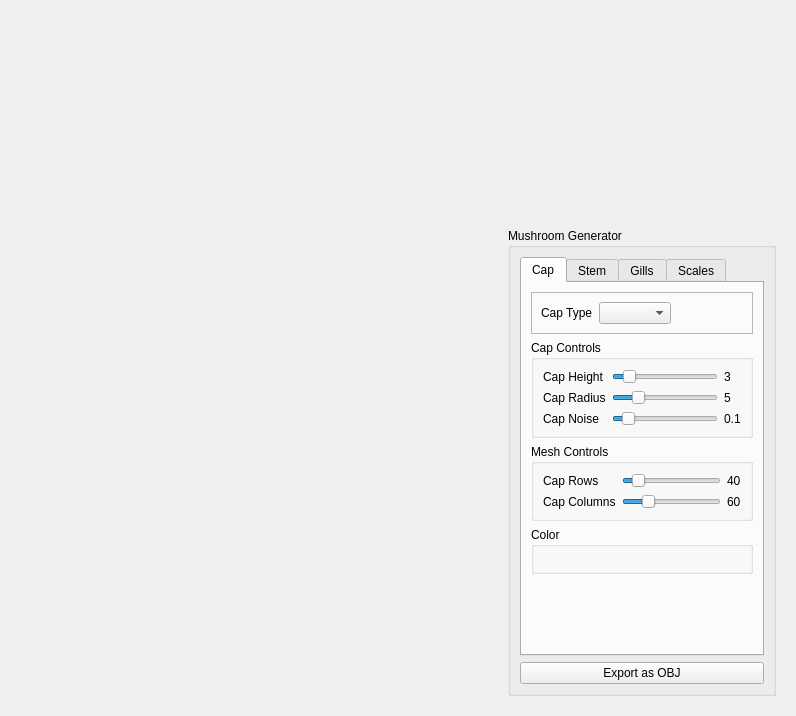
<?xml version="1.0" encoding="UTF-8"?>
<ui version="4.0">
 <class>Form</class>
 <widget class="QWidget" name="Form">
  <property name="geometry">
   <rect>
    <x>0</x>
    <y>0</y>
    <width>796</width>
    <height>716</height>
   </rect>
  </property>
  <property name="windowTitle">
   <string>Form</string>
  </property>
  <layout class="QGridLayout" name="gridLayout_3" columnstretch="1,0">
   <item row="0" column="1">
    <widget class="QFrame" name="frame_4">
     <property name="frameShape">
      <enum>QFrame::Shape::NoFrame</enum>
     </property>
     <property name="frameShadow">
      <enum>QFrame::Shadow::Raised</enum>
     </property>
     <layout class="QVBoxLayout" name="verticalLayout_8">
      <item>
       <spacer name="verticalSpacer_2">
        <property name="orientation">
         <enum>Qt::Orientation::Vertical</enum>
        </property>
        <property name="sizeHint" stdset="0">
         <size>
          <width>20</width>
          <height>40</height>
         </size>
        </property>
       </spacer>
      </item>
      <item>
       <widget class="QGroupBox" name="mushroom_controls">
        <property name="title">
         <string>Mushroom Generator</string>
        </property>
        <layout class="QVBoxLayout" name="verticalLayout">
         <item>
          <widget class="QTabWidget" name="Tab_Menu">
           <property name="currentIndex">
            <number>0</number>
           </property>
           <widget class="QWidget" name="Cap">
            <attribute name="title">
             <string>Cap</string>
            </attribute>
            <layout class="QVBoxLayout" name="verticalLayout_4">
             <item>
              <widget class="QFrame" name="frame">
               <property name="frameShape">
                <enum>QFrame::Shape::StyledPanel</enum>
               </property>
               <property name="frameShadow">
                <enum>QFrame::Shadow::Raised</enum>
               </property>
               <layout class="QHBoxLayout" name="horizontalLayout" stretch="0,0,1">
                <item>
                 <widget class="QLabel" name="cap_curve_type_label">
                  <property name="text">
                   <string>Cap Type</string>
                  </property>
                 </widget>
                </item>
                <item>
                 <widget class="QComboBox" name="cap_curve_type"/>
                </item>
                <item>
                 <spacer name="horizontalSpacer_2">
                  <property name="orientation">
                   <enum>Qt::Orientation::Horizontal</enum>
                  </property>
                  <property name="sizeHint" stdset="0">
                   <size>
                    <width>40</width>
                    <height>20</height>
                   </size>
                  </property>
                 </spacer>
                </item>
               </layout>
              </widget>
             </item>
             <item>
              <widget class="QGroupBox" name="groupBox_3">
               <property name="title">
                <string>Cap Controls</string>
               </property>
               <layout class="QGridLayout" name="gridLayout_7">
                <item row="2" column="2">
                 <widget class="QLabel" name="cap_noise_num">
                  <property name="text">
                   <string>0.1</string>
                  </property>
                 </widget>
                </item>
                <item row="0" column="1">
                 <widget class="QSlider" name="cap_height">
                  <property name="minimum">
                   <number>1</number>
                  </property>
                  <property name="maximum">
                   <number>20</number>
                  </property>
                  <property name="pageStep">
                   <number>1</number>
                  </property>
                  <property name="value">
                   <number>3</number>
                  </property>
                  <property name="orientation">
                   <enum>Qt::Orientation::Horizontal</enum>
                  </property>
                  <property name="tickPosition">
                   <enum>QSlider::TickPosition::NoTicks</enum>
                  </property>
                 </widget>
                </item>
                <item row="2" column="1">
                 <widget class="QSlider" name="cap_noise">
                  <property name="maximum">
                   <number>10</number>
                  </property>
                  <property name="pageStep">
                   <number>1</number>
                  </property>
                  <property name="value">
                   <number>1</number>
                  </property>
                  <property name="orientation">
                   <enum>Qt::Orientation::Horizontal</enum>
                  </property>
                 </widget>
                </item>
                <item row="1" column="2">
                 <widget class="QLabel" name="cap_radius_num">
                  <property name="text">
                   <string>5</string>
                  </property>
                 </widget>
                </item>
                <item row="1" column="1">
                 <widget class="QSlider" name="cap_radius">
                  <property name="minimum">
                   <number>1</number>
                  </property>
                  <property name="maximum">
                   <number>20</number>
                  </property>
                  <property name="pageStep">
                   <number>1</number>
                  </property>
                  <property name="value">
                   <number>5</number>
                  </property>
                  <property name="orientation">
                   <enum>Qt::Orientation::Horizontal</enum>
                  </property>
                 </widget>
                </item>
                <item row="1" column="0">
                 <widget class="QLabel" name="cap_radius_label">
                  <property name="text">
                   <string>Cap Radius</string>
                  </property>
                 </widget>
                </item>
                <item row="0" column="2">
                 <widget class="QLabel" name="cap_height_num">
                  <property name="text">
                   <string>3</string>
                  </property>
                 </widget>
                </item>
                <item row="0" column="0">
                 <widget class="QLabel" name="cap_height_label">
                  <property name="text">
                   <string>Cap Height</string>
                  </property>
                 </widget>
                </item>
                <item row="2" column="0">
                 <widget class="QLabel" name="cap_noise_label">
                  <property name="text">
                   <string>Cap Noise</string>
                  </property>
                 </widget>
                </item>
               </layout>
              </widget>
             </item>
             <item>
              <widget class="QGroupBox" name="groupBox">
               <property name="title">
                <string>Mesh Controls</string>
               </property>
               <layout class="QGridLayout" name="gridLayout_5">
                <item row="0" column="0">
                 <widget class="QLabel" name="cap_rows_label">
                  <property name="text">
                   <string>Cap Rows</string>
                  </property>
                 </widget>
                </item>
                <item row="0" column="1">
                 <widget class="QSlider" name="cap_rows">
                  <property name="minimum">
                   <number>20</number>
                  </property>
                  <property name="maximum">
                   <number>200</number>
                  </property>
                  <property name="value">
                   <number>40</number>
                  </property>
                  <property name="sliderPosition">
                   <number>40</number>
                  </property>
                  <property name="orientation">
                   <enum>Qt::Orientation::Horizontal</enum>
                  </property>
                 </widget>
                </item>
                <item row="0" column="2">
                 <widget class="QLabel" name="cap_rows_num">
                  <property name="text">
                   <string>40</string>
                  </property>
                 </widget>
                </item>
                <item row="1" column="0">
                 <widget class="QLabel" name="cap_columns_label">
                  <property name="text">
                   <string>Cap Columns</string>
                  </property>
                 </widget>
                </item>
                <item row="1" column="1">
                 <widget class="QSlider" name="cap_columns">
                  <property name="minimum">
                   <number>20</number>
                  </property>
                  <property name="maximum">
                   <number>200</number>
                  </property>
                  <property name="pageStep">
                   <number>10</number>
                  </property>
                  <property name="value">
                   <number>60</number>
                  </property>
                  <property name="orientation">
                   <enum>Qt::Orientation::Horizontal</enum>
                  </property>
                 </widget>
                </item>
                <item row="1" column="2">
                 <widget class="QLabel" name="cap_columns_num">
                  <property name="text">
                   <string>60</string>
                  </property>
                 </widget>
                </item>
               </layout>
              </widget>
             </item>
             <item>
              <widget class="QGroupBox" name="groupBox_2">
               <property name="title">
                <string>Color</string>
               </property>
               <layout class="QGridLayout" name="gridLayout_6">
                <item row="1" column="0">
                 <widget class="RGBColourWidget" name="cap_inner_color" native="true"/>
                </item>
                <item row="0" column="0">
                 <widget class="RGBColourWidget" name="cap_outer_color" native="true"/>
                </item>
               </layout>
              </widget>
             </item>
             <item>
              <spacer name="verticalSpacer">
               <property name="orientation">
                <enum>Qt::Orientation::Vertical</enum>
               </property>
               <property name="sizeHint" stdset="0">
                <size>
                 <width>20</width>
                 <height>40</height>
                </size>
               </property>
              </spacer>
             </item>
            </layout>
           </widget>
           <widget class="QWidget" name="Stem">
            <attribute name="title">
             <string>Stem</string>
            </attribute>
            <layout class="QVBoxLayout" name="verticalLayout_2">
             <item>
              <widget class="QFrame" name="frame_5">
               <property name="frameShape">
                <enum>QFrame::Shape::StyledPanel</enum>
               </property>
               <property name="frameShadow">
                <enum>QFrame::Shadow::Raised</enum>
               </property>
               <layout class="QHBoxLayout" name="horizontalLayout_3" stretch="0,0,1">
                <item>
                 <widget class="QLabel" name="stem_curve_type_label">
                  <property name="text">
                   <string>Stem Type</string>
                  </property>
                 </widget>
                </item>
                <item>
                 <widget class="QComboBox" name="stem_curve_type"/>
                </item>
                <item>
                 <spacer name="horizontalSpacer_4">
                  <property name="orientation">
                   <enum>Qt::Orientation::Horizontal</enum>
                  </property>
                  <property name="sizeHint" stdset="0">
                   <size>
                    <width>40</width>
                    <height>20</height>
                   </size>
                  </property>
                 </spacer>
                </item>
               </layout>
              </widget>
             </item>
             <item>
              <widget class="QGroupBox" name="stem_controls">
               <property name="title">
                <string>Stem Controls</string>
               </property>
               <layout class="QGridLayout" name="gridLayout_4">
                <item row="1" column="1">
                 <widget class="QSlider" name="stem_radius">
                  <property name="minimum">
                   <number>1</number>
                  </property>
                  <property name="maximum">
                   <number>20</number>
                  </property>
                  <property name="value">
                   <number>8</number>
                  </property>
                  <property name="orientation">
                   <enum>Qt::Orientation::Horizontal</enum>
                  </property>
                 </widget>
                </item>
                <item row="1" column="0">
                 <widget class="QLabel" name="stem_radius_label">
                  <property name="text">
                   <string>Stem Radius</string>
                  </property>
                 </widget>
                </item>
                <item row="0" column="2">
                 <widget class="QLabel" name="stem_height_num">
                  <property name="text">
                   <string>8</string>
                  </property>
                 </widget>
                </item>
                <item row="1" column="2">
                 <widget class="QLabel" name="stem_radius_num">
                  <property name="text">
                   <string>0.8</string>
                  </property>
                 </widget>
                </item>
                <item row="0" column="0">
                 <widget class="QLabel" name="stem_height_label">
                  <property name="text">
                   <string>Stem Height</string>
                  </property>
                 </widget>
                </item>
                <item row="0" column="1">
                 <widget class="QSlider" name="stem_height">
                  <property name="minimum">
                   <number>1</number>
                  </property>
                  <property name="maximum">
                   <number>20</number>
                  </property>
                  <property name="pageStep">
                   <number>1</number>
                  </property>
                  <property name="value">
                   <number>8</number>
                  </property>
                  <property name="orientation">
                   <enum>Qt::Orientation::Horizontal</enum>
                  </property>
                 </widget>
                </item>
                <item row="2" column="0">
                 <widget class="QLabel" name="stem_noise_label">
                  <property name="text">
                   <string>Stem Noise</string>
                  </property>
                 </widget>
                </item>
                <item row="2" column="1">
                 <widget class="QSlider" name="stem_noise">
                  <property name="minimum">
                   <number>0</number>
                  </property>
                  <property name="maximum">
                   <number>20</number>
                  </property>
                  <property name="value">
                   <number>1</number>
                  </property>
                  <property name="orientation">
                   <enum>Qt::Orientation::Horizontal</enum>
                  </property>
                 </widget>
                </item>
                <item row="2" column="2">
                 <widget class="QLabel" name="stem_noise_num">
                  <property name="text">
                   <string>0.1</string>
                  </property>
                 </widget>
                </item>
               </layout>
              </widget>
             </item>
             <item>
              <widget class="QGroupBox" name="groupBox_7">
               <property name="title">
                <string>Mesh Controls</string>
               </property>
               <layout class="QGridLayout" name="gridLayout_12">
                <item row="0" column="0">
                 <widget class="QLabel" name="stem_rows_label">
                  <property name="text">
                   <string>Stem Rows</string>
                  </property>
                 </widget>
                </item>
                <item row="0" column="1">
                 <widget class="QSlider" name="stem_rows">
                  <property name="minimum">
                   <number>20</number>
                  </property>
                  <property name="maximum">
                   <number>200</number>
                  </property>
                  <property name="value">
                   <number>60</number>
                  </property>
                  <property name="orientation">
                   <enum>Qt::Orientation::Horizontal</enum>
                  </property>
                 </widget>
                </item>
                <item row="0" column="2">
                 <widget class="QLabel" name="stem_rows_num">
                  <property name="text">
                   <string>60</string>
                  </property>
                 </widget>
                </item>
                <item row="1" column="0">
                 <widget class="QLabel" name="stem_columns_label">
                  <property name="text">
                   <string>Stem Columns</string>
                  </property>
                 </widget>
                </item>
                <item row="1" column="1">
                 <widget class="QSlider" name="stem_columns">
                  <property name="minimum">
                   <number>20</number>
                  </property>
                  <property name="maximum">
                   <number>200</number>
                  </property>
                  <property name="pageStep">
                   <number>10</number>
                  </property>
                  <property name="value">
                   <number>40</number>
                  </property>
                  <property name="orientation">
                   <enum>Qt::Orientation::Horizontal</enum>
                  </property>
                 </widget>
                </item>
                <item row="1" column="2">
                 <widget class="QLabel" name="stem_columns_num">
                  <property name="text">
                   <string>40</string>
                  </property>
                 </widget>
                </item>
               </layout>
              </widget>
             </item>
             <item>
              <widget class="QGroupBox" name="groupBox_8">
               <property name="title">
                <string>Color</string>
               </property>
               <layout class="QGridLayout" name="gridLayout_13">
                <item row="0" column="0">
                 <widget class="RGBColourWidget" name="stem_color" native="true"/>
                </item>
               </layout>
              </widget>
             </item>
             <item>
              <spacer name="verticalSpacer_4">
               <property name="orientation">
                <enum>Qt::Orientation::Vertical</enum>
               </property>
               <property name="sizeHint" stdset="0">
                <size>
                 <width>20</width>
                 <height>40</height>
                </size>
               </property>
              </spacer>
             </item>
            </layout>
           </widget>
           <widget class="QWidget" name="Gills">
            <attribute name="title">
             <string>Gills</string>
            </attribute>
            <layout class="QVBoxLayout" name="verticalLayout_6">
             <item>
              <widget class="QGroupBox" name="gills_controls">
               <property name="title">
                <string>Gills Controls</string>
               </property>
               <layout class="QGridLayout" name="gridLayout">
                <item row="0" column="2">
                 <widget class="QLabel" name="gills_amount_num">
                  <property name="text">
                   <string>500</string>
                  </property>
                 </widget>
                </item>
                <item row="0" column="0">
                 <widget class="QLabel" name="gills_amount_label">
                  <property name="text">
                   <string>Gills Amount</string>
                  </property>
                 </widget>
                </item>
                <item row="0" column="1">
                 <widget class="QSlider" name="gills_amount">
                  <property name="minimum">
                   <number>1</number>
                  </property>
                  <property name="maximum">
                   <number>2500</number>
                  </property>
                  <property name="value">
                   <number>500</number>
                  </property>
                  <property name="orientation">
                   <enum>Qt::Orientation::Horizontal</enum>
                  </property>
                  <property name="tickPosition">
                   <enum>QSlider::TickPosition::NoTicks</enum>
                  </property>
                  <property name="tickInterval">
                   <number>100</number>
                  </property>
                 </widget>
                </item>
                <item row="1" column="0">
                 <widget class="QLabel" name="gills_width_label">
                  <property name="text">
                   <string>Gills Width</string>
                  </property>
                 </widget>
                </item>
                <item row="1" column="1">
                 <widget class="QSlider" name="gills_width">
                  <property name="minimum">
                   <number>1</number>
                  </property>
                  <property name="maximum">
                   <number>50</number>
                  </property>
                  <property name="value">
                   <number>5</number>
                  </property>
                  <property name="orientation">
                   <enum>Qt::Orientation::Horizontal</enum>
                  </property>
                  <property name="tickPosition">
                   <enum>QSlider::TickPosition::NoTicks</enum>
                  </property>
                  <property name="tickInterval">
                   <number>100</number>
                  </property>
                 </widget>
                </item>
                <item row="1" column="2">
                 <widget class="QLabel" name="gills_width_num">
                  <property name="text">
                   <string>0.5</string>
                  </property>
                 </widget>
                </item>
               </layout>
              </widget>
             </item>
             <item>
              <widget class="QGroupBox" name="groupBox_9">
               <property name="title">
                <string>Noise Controls</string>
               </property>
               <layout class="QGridLayout" name="gridLayout_14">
                <item row="0" column="0">
                 <widget class="QLabel" name="gills_noise_label">
                  <property name="text">
                   <string>Gills Noise</string>
                  </property>
                 </widget>
                </item>
                <item row="0" column="1">
                 <widget class="QSlider" name="gills_noise">
                  <property name="minimum">
                   <number>0</number>
                  </property>
                  <property name="maximum">
                   <number>20</number>
                  </property>
                  <property name="value">
                   <number>5</number>
                  </property>
                  <property name="orientation">
                   <enum>Qt::Orientation::Horizontal</enum>
                  </property>
                 </widget>
                </item>
                <item row="0" column="2">
                 <widget class="QLabel" name="gills_noise_num">
                  <property name="text">
                   <string>0.5</string>
                  </property>
                 </widget>
                </item>
                <item row="1" column="0">
                 <widget class="QLabel" name="gills_seed_label">
                  <property name="text">
                   <string>Seed</string>
                  </property>
                 </widget>
                </item>
                <item row="1" column="1">
                 <widget class="QSlider" name="gills_seed">
                  <property name="minimum">
                   <number>0</number>
                  </property>
                  <property name="maximum">
                   <number>100</number>
                  </property>
                  <property name="pageStep">
                   <number>10</number>
                  </property>
                  <property name="value">
                   <number>12</number>
                  </property>
                  <property name="orientation">
                   <enum>Qt::Orientation::Horizontal</enum>
                  </property>
                 </widget>
                </item>
                <item row="1" column="2">
                 <widget class="QLabel" name="gills_seed_num">
                  <property name="text">
                   <string>12</string>
                  </property>
                 </widget>
                </item>
               </layout>
              </widget>
             </item>
             <item>
              <widget class="QGroupBox" name="groupBox_10">
               <property name="title">
                <string>Color</string>
               </property>
               <layout class="QGridLayout" name="gridLayout_15">
                <item row="0" column="0">
                 <widget class="RGBColourWidget" name="gills_color" native="true"/>
                </item>
               </layout>
              </widget>
             </item>
             <item>
              <spacer name="verticalSpacer_3">
               <property name="orientation">
                <enum>Qt::Orientation::Vertical</enum>
               </property>
               <property name="sizeHint" stdset="0">
                <size>
                 <width>20</width>
                 <height>40</height>
                </size>
               </property>
              </spacer>
             </item>
            </layout>
           </widget>
           <widget class="QWidget" name="Scales">
            <attribute name="title">
             <string>Scales</string>
            </attribute>
            <layout class="QVBoxLayout" name="verticalLayout_7">
             <item>
              <widget class="QGroupBox" name="gills_controls_3">
               <property name="title">
                <string>Scales Controls</string>
               </property>
               <layout class="QGridLayout" name="gridLayout_16">
                <item row="2" column="2">
                 <widget class="QLabel" name="scales_radius_jitter_num">
                  <property name="text">
                   <string>0.5</string>
                  </property>
                 </widget>
                </item>
                <item row="1" column="2">
                 <widget class="QLabel" name="scales_radius_num">
                  <property name="text">
                   <string>0.2</string>
                  </property>
                 </widget>
                </item>
                <item row="0" column="0">
                 <widget class="QLabel" name="scales_amount_label">
                  <property name="text">
                   <string>Scales Amount</string>
                  </property>
                 </widget>
                </item>
                <item row="0" column="2">
                 <widget class="QLabel" name="scales_amount_num">
                  <property name="text">
                   <string>240</string>
                  </property>
                 </widget>
                </item>
                <item row="0" column="1">
                 <widget class="QSlider" name="scales_amount">
                  <property name="minimum">
                   <number>0</number>
                  </property>
                  <property name="maximum">
                   <number>5000</number>
                  </property>
                  <property name="value">
                   <number>240</number>
                  </property>
                  <property name="orientation">
                   <enum>Qt::Orientation::Horizontal</enum>
                  </property>
                  <property name="tickPosition">
                   <enum>QSlider::TickPosition::NoTicks</enum>
                  </property>
                  <property name="tickInterval">
                   <number>100</number>
                  </property>
                 </widget>
                </item>
                <item row="1" column="1">
                 <widget class="QSlider" name="scales_radius">
                  <property name="minimum">
                   <number>1</number>
                  </property>
                  <property name="maximum">
                   <number>20</number>
                  </property>
                  <property name="value">
                   <number>5</number>
                  </property>
                  <property name="orientation">
                   <enum>Qt::Orientation::Horizontal</enum>
                  </property>
                  <property name="tickPosition">
                   <enum>QSlider::TickPosition::NoTicks</enum>
                  </property>
                  <property name="tickInterval">
                   <number>100</number>
                  </property>
                 </widget>
                </item>
                <item row="2" column="1">
                 <widget class="QSlider" name="scales_radius_jitter">
                  <property name="minimum">
                   <number>1</number>
                  </property>
                  <property name="maximum">
                   <number>20</number>
                  </property>
                  <property name="value">
                   <number>5</number>
                  </property>
                  <property name="orientation">
                   <enum>Qt::Orientation::Horizontal</enum>
                  </property>
                  <property name="tickPosition">
                   <enum>QSlider::TickPosition::NoTicks</enum>
                  </property>
                  <property name="tickInterval">
                   <number>100</number>
                  </property>
                 </widget>
                </item>
                <item row="1" column="0">
                 <widget class="QLabel" name="scales_radius_label">
                  <property name="text">
                   <string>Scales Radius</string>
                  </property>
                 </widget>
                </item>
                <item row="2" column="0">
                 <widget class="QLabel" name="scales_radius_jitter_label">
                  <property name="text">
                   <string>Radius Jitter</string>
                  </property>
                 </widget>
                </item>
               </layout>
              </widget>
             </item>
             <item>
              <widget class="QGroupBox" name="groupBox_11">
               <property name="title">
                <string>Noise Controls</string>
               </property>
               <layout class="QGridLayout" name="gridLayout_17">
                <item row="0" column="0">
                 <widget class="QLabel" name="scales_noise_label">
                  <property name="text">
                   <string>Scales Noise</string>
                  </property>
                 </widget>
                </item>
                <item row="0" column="1">
                 <widget class="QSlider" name="scales_noise">
                  <property name="minimum">
                   <number>1</number>
                  </property>
                  <property name="maximum">
                   <number>50</number>
                  </property>
                  <property name="value">
                   <number>20</number>
                  </property>
                  <property name="orientation">
                   <enum>Qt::Orientation::Horizontal</enum>
                  </property>
                 </widget>
                </item>
                <item row="0" column="2">
                 <widget class="QLabel" name="scales_noise_num">
                  <property name="text">
                   <string>20</string>
                  </property>
                 </widget>
                </item>
                <item row="1" column="0">
                 <widget class="QLabel" name="scales_seed_label">
                  <property name="text">
                   <string>Seed</string>
                  </property>
                 </widget>
                </item>
                <item row="1" column="1">
                 <widget class="QSlider" name="scales_seed">
                  <property name="minimum">
                   <number>0</number>
                  </property>
                  <property name="maximum">
                   <number>100</number>
                  </property>
                  <property name="pageStep">
                   <number>10</number>
                  </property>
                  <property name="value">
                   <number>35</number>
                  </property>
                  <property name="orientation">
                   <enum>Qt::Orientation::Horizontal</enum>
                  </property>
                 </widget>
                </item>
                <item row="1" column="2">
                 <widget class="QLabel" name="scales_seed_num">
                  <property name="text">
                   <string>35</string>
                  </property>
                 </widget>
                </item>
               </layout>
              </widget>
             </item>
             <item>
              <widget class="QGroupBox" name="groupBox_12">
               <property name="title">
                <string>Mesh Controls</string>
               </property>
               <layout class="QGridLayout" name="gridLayout_18">
                <item row="0" column="0">
                 <widget class="QLabel" name="scales_rows_label">
                  <property name="text">
                   <string>Scales Rows</string>
                  </property>
                 </widget>
                </item>
                <item row="0" column="1">
                 <widget class="QSlider" name="scales_rows">
                  <property name="minimum">
                   <number>5</number>
                  </property>
                  <property name="maximum">
                   <number>100</number>
                  </property>
                  <property name="value">
                   <number>10</number>
                  </property>
                  <property name="orientation">
                   <enum>Qt::Orientation::Horizontal</enum>
                  </property>
                 </widget>
                </item>
                <item row="0" column="2">
                 <widget class="QLabel" name="scales_rows_num">
                  <property name="text">
                   <string>10</string>
                  </property>
                 </widget>
                </item>
                <item row="1" column="0">
                 <widget class="QLabel" name="scales_columns_label">
                  <property name="text">
                   <string>Scales Columns</string>
                  </property>
                 </widget>
                </item>
                <item row="1" column="1">
                 <widget class="QSlider" name="scales_columns">
                  <property name="minimum">
                   <number>5</number>
                  </property>
                  <property name="maximum">
                   <number>100</number>
                  </property>
                  <property name="pageStep">
                   <number>10</number>
                  </property>
                  <property name="value">
                   <number>20</number>
                  </property>
                  <property name="orientation">
                   <enum>Qt::Orientation::Horizontal</enum>
                  </property>
                 </widget>
                </item>
                <item row="1" column="2">
                 <widget class="QLabel" name="scales_columns_num">
                  <property name="text">
                   <string>20</string>
                  </property>
                 </widget>
                </item>
               </layout>
              </widget>
             </item>
             <item>
              <widget class="QGroupBox" name="groupBox_13">
               <property name="title">
                <string>Color</string>
               </property>
               <layout class="QGridLayout" name="gridLayout_19">
                <item row="0" column="0">
                 <widget class="RGBColourWidget" name="scales_color" native="true"/>
                </item>
               </layout>
              </widget>
             </item>
             <item>
              <spacer name="verticalSpacer_5">
               <property name="orientation">
                <enum>Qt::Orientation::Vertical</enum>
               </property>
               <property name="sizeHint" stdset="0">
                <size>
                 <width>20</width>
                 <height>40</height>
                </size>
               </property>
              </spacer>
             </item>
            </layout>
           </widget>
          </widget>
         </item>
         <item>
          <widget class="QPushButton" name="exportobj">
           <property name="text">
            <string>Export as OBJ</string>
           </property>
          </widget>
         </item>
        </layout>
       </widget>
      </item>
     </layout>
    </widget>
   </item>
   <item row="0" column="0">
    <spacer name="horizontalSpacer">
     <property name="orientation">
      <enum>Qt::Orientation::Horizontal</enum>
     </property>
     <property name="sizeHint" stdset="0">
      <size>
       <width>40</width>
       <height>20</height>
      </size>
     </property>
    </spacer>
   </item>
  </layout>
 </widget>
 <customwidgets>
  <customwidget>
   <class>RGBColourWidget</class>
   <extends>QWidget</extends>
   <header>rgbcolourwidget.h</header>
   <container>1</container>
  </customwidget>
 </customwidgets>
 <resources/>
 <connections/>
</ui>
